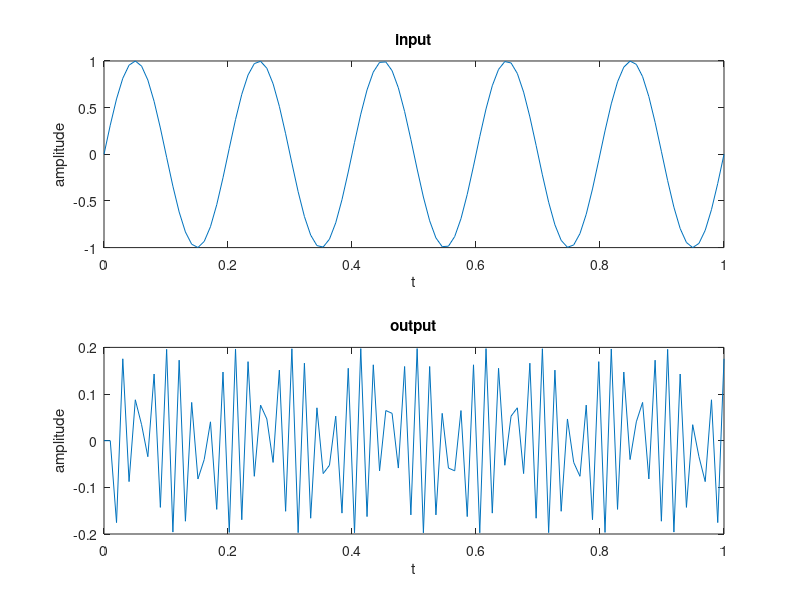

Write MATLAB code to recreate this figure.
%implementation of 2 channel filter bank
clc
clear all
close all

%define filter
h0 = [1/2 1/2]; %lpf in analysis side
h1 = [1/2 -1/2]; %hpf in analysis side
g0 = 2.5* h0; %lpf in synthesis side
g1 = -2.5*h1; %hpf in synthesis side

%define input signal
t = linspace(0,1,100);
x = sin(2*pi*5*t);

%implement filter bank
%analysis
x1 = filter(h0,1,x);
x2 = downsample(x1,2);
x2 = zeros(1,length(x2));
x3 = filter(h1,1,x);
x4 = downsample(x3,2);
%synthesis
x5 = upsample(x2,2);
x6 = upsample(x4,2);
x7 = filter(g0,1,x5);
x8 = filter(g1,1,x6);
y = x7+x8;

%plot
subplot(211),plot(t,x);
xlabel('t'),ylabel('amplitude'),title('input')
subplot(212), plot(t,y);
xlabel('t'),ylabel('amplitude'),title('output')



